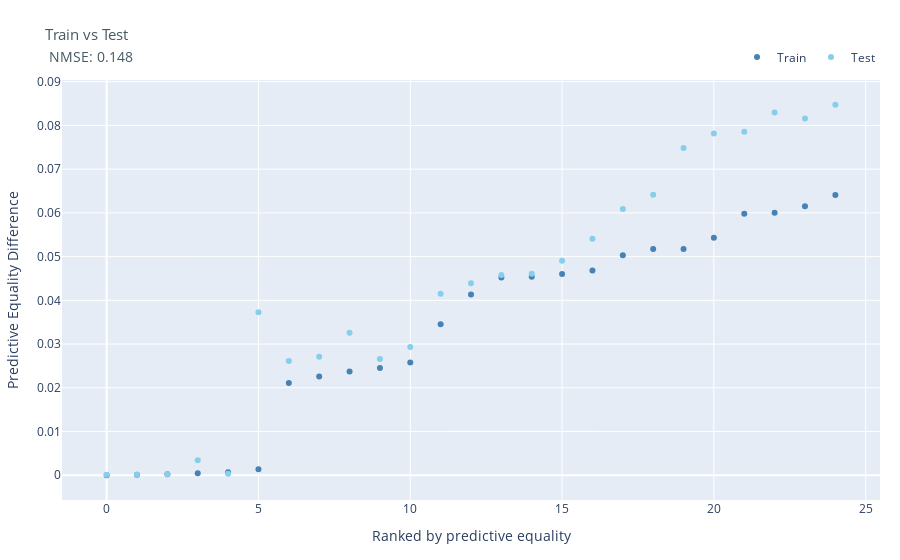

Notebook code cell kept with this figure:
### Code cell
fig_train_test(
    df_metrics_sorted,
    metric_title = fair_metric_name,
    train_col = train_fair_col,
    test_col = fair_col,
    ranking_metric = fair_col,
    title = 'Train vs Test',
    metric_result = fair_mse)

### Figure 1 — Plotly figure (JSON) as saved in the notebook; plotly's stock layout.template omitted (floating-point values rounded to 4 significant figures)
{"data": [{"customdata": ["RF", "RF", "RF", "RF", "LGBM", "LGBM", "RF", "RF", "RF", "RF", "RF", "LGBM", "LGBM", "LGBM", "LGBM", "LGBM", "LGBM", "LGBM", "LGBM", "LGBM", "LGBM", "GBM", "GBM", "GBM", "LGBM"], "hovertemplate": "Ranking: %{x}<br>Predictive Equality Difference (train): %{y:,.3f}<br>Model: %{customdata}", "marker": {"color": "#4682B4"}, "mode": "markers", "name": "Train", "type": "scatter", "x": [0, 1, 2, 3, 4, 5, 6, 7, 8, 9, 10, 11, 12, 13, 14, 15, 16, 17, 18, 19, 20, 21, 22, 23, 24], "y": [0, 0.0001102, 0.0002214, 0.000445, 0.0006651, 0.001391, 0.02111, 0.02257, 0.02371, 0.02455, 0.02577, 0.03451, 0.04131, 0.04521, 0.04537, 0.04603, 0.04682, 0.0503, 0.05174, 0.05176, 0.05431, 0.05982, 0.06004, 0.06153, 0.06411]}, {"customdata": ["RF", "RF", "RF", "RF", "LGBM", "LGBM", "RF", "RF", "RF", "RF", "RF", "LGBM", "LGBM", "LGBM", "LGBM", "LGBM", "LGBM", "LGBM", "LGBM", "LGBM", "LGBM", "GBM", "GBM", "GBM", "LGBM"], "hovertemplate": "Ranking: %{x}<br>Predictive Equality Difference (test): %{y:,.3f}<br>Model: %{customdata}<br><extra></extra>", "marker": {"color": "#87CEEB"}, "mode": "markers", "name": "Test", "type": "scatter", "x": [0, 1, 2, 3, 4, 5, 6, 7, 8, 9, 10, 11, 12, 13, 14, 15, 16, 17, 18, 19, 20, 21, 22, 23, 24], "y": [0.0001105, 0.0001105, 0.000221, 0.003426, 0.0003316, 0.03731, 0.02613, 0.02713, 0.0326, 0.02657, 0.02934, 0.04149, 0.04392, 0.04579, 0.04607, 0.04904, 0.0541, 0.06091, 0.06413, 0.07487, 0.07818, 0.07855, 0.08294, 0.08157, 0.08473]}], "layout": {"autosize": true, "legend": {"font": {"size": 12}, "orientation": "h", "x": 1, "xanchor": "right", "y": 1.02, "yanchor": "bottom"}, "margin": {"b": 60, "l": 20, "r": 20, "t": 80}, "showlegend": true, "title": {"text": "<span style='font-size:.9em;color:#455A64'>Train vs Test</span><br><span style='font-size:.8em;color:#455A64'> NMSE: 0.148</span>"}, "xaxis": {"autorange": true, "range": [-1.506, 25.51], "title": {"text": "Ranked by predictive equality"}, "type": "linear"}, "yaxis": {"autorange": true, "range": [-0.006561, 0.09129], "title": {"text": "Predictive Equality Difference"}, "type": "linear"}}}
